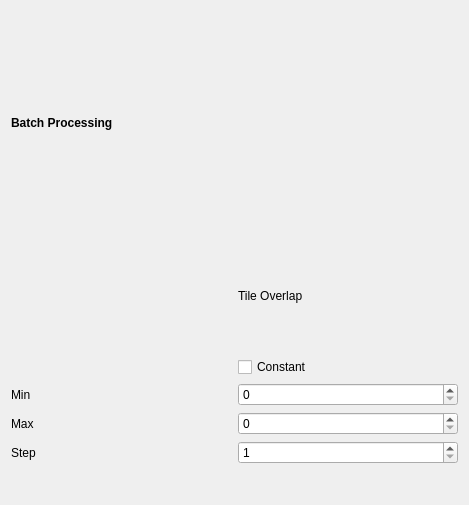
<?xml version="1.0" encoding="UTF-8"?>
<ui version="4.0">
 <class>BatchProcessingFijiOptionsPage</class>
 <widget class="QWizardPage" name="BatchProcessingFijiOptionsPage">
  <property name="geometry">
   <rect>
    <x>0</x>
    <y>0</y>
    <width>469</width>
    <height>505</height>
   </rect>
  </property>
  <property name="windowTitle">
   <string>WizardPage</string>
  </property>
  <layout class="QVBoxLayout" name="verticalLayout">
   <property name="sizeConstraint">
    <enum>QLayout::SetDefaultConstraint</enum>
   </property>
   <item>
    <widget class="QLabel" name="label">
     <property name="font">
      <font>
       <weight>75</weight>
       <bold>true</bold>
      </font>
     </property>
     <property name="text">
      <string>Batch Processing</string>
     </property>
     <property name="alignment">
      <set>Qt::AlignLeading|Qt::AlignLeft|Qt::AlignVCenter</set>
     </property>
    </widget>
   </item>
   <item>
    <layout class="QGridLayout" name="gridLayout">
     <item row="2" column="1">
      <widget class="QSpinBox" name="minTileOverlapSB"/>
     </item>
     <item row="4" column="0">
      <widget class="QLabel" name="label_7">
       <property name="text">
        <string>Step</string>
       </property>
      </widget>
     </item>
     <item row="0" column="1">
      <widget class="QLabel" name="label_2">
       <property name="text">
        <string>Tile Overlap</string>
       </property>
      </widget>
     </item>
     <item row="1" column="1">
      <widget class="QCheckBox" name="tileOverlapCB">
       <property name="text">
        <string>Constant</string>
       </property>
      </widget>
     </item>
     <item row="3" column="1">
      <widget class="QSpinBox" name="maxTileOverlapSB"/>
     </item>
     <item row="2" column="0">
      <widget class="QLabel" name="label_5">
       <property name="text">
        <string>Min</string>
       </property>
      </widget>
     </item>
     <item row="3" column="0">
      <widget class="QLabel" name="label_6">
       <property name="text">
        <string>Max</string>
       </property>
      </widget>
     </item>
     <item row="4" column="1">
      <widget class="QSpinBox" name="stepTileOverlapSB">
       <property name="minimum">
        <number>1</number>
       </property>
       <property name="value">
        <number>1</number>
       </property>
      </widget>
     </item>
    </layout>
   </item>
   <item>
    <spacer name="verticalSpacer">
     <property name="orientation">
      <enum>Qt::Vertical</enum>
     </property>
     <property name="sizeType">
      <enum>QSizePolicy::Preferred</enum>
     </property>
     <property name="sizeHint" stdset="0">
      <size>
       <width>20</width>
       <height>30</height>
      </size>
     </property>
    </spacer>
   </item>
  </layout>
 </widget>
 <resources/>
 <connections/>
</ui>
